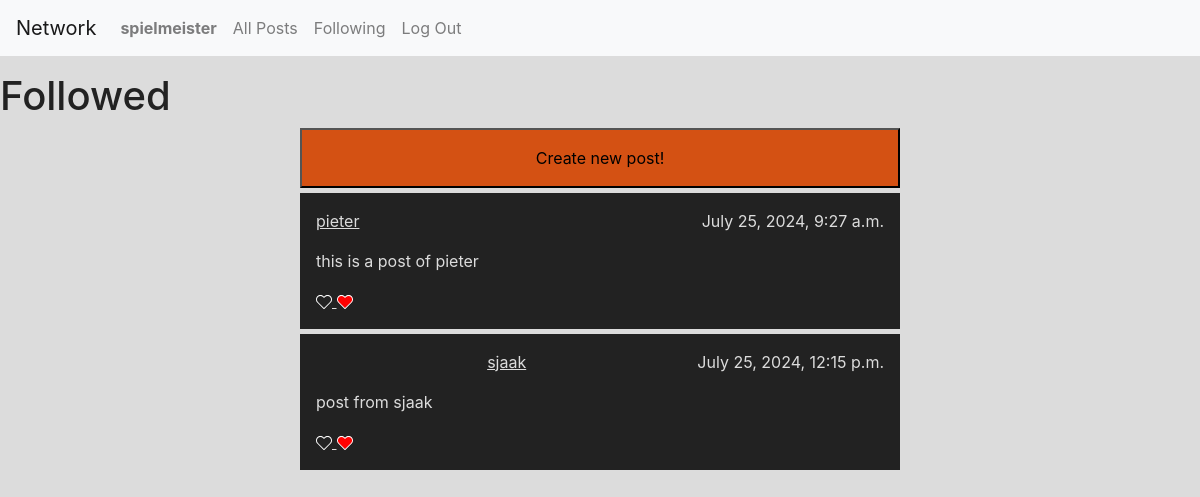
Page /followed (signed in) on the committed database.
### network/models.py (models this page shows)
class User(AbstractUser):
    pass

class Post(models.Model):
    user = models.ForeignKey(User, on_delete=models.CASCADE)
    content = models.CharField(max_length=9999)
    timestamp = models.DateTimeField(default=timezone.now())

### network/views.py (the view)
# urls.py: path("followed", views.followed, name="followed"),
def followed(request):
    if request.user.is_authenticated:
        follow_list = Follow.objects.filter(follower=request.user)
        users = []
        for user in follow_list:
            users.append(user.followed)
        posts = Post.objects.filter(user__in=users)
        return render(request, 'network/index.html',{
            "posts":posts,
            "title": "Followed"
        })
    return HttpResponseRedirect(reverse("login"))

### network/templates/network/index.html (shortened to what this page needs)
{% extends "network/layout.html" %}
{% load static %}
{% block body %}
<h1>{{ title }}</h1>
<div id="post-list">
    {% if user.is_authenticated %}
    <button class="modal-show-button">Create new post!</button>
    {% endif %}
    {% for post in posts %}
    <div class="post">
        <div class="post-top">
            <p class="post-user"><a href="{% url 'profile' post.user.id%}">{{ post.user }}</a></p>
            <p class="post-timestamp">{{ post.timestamp }}</p>
        </div>
        <div class="post-body">
            <p>{{ post.content }}</p>
        </div>
        <div class="post-bottom">
            <a href="{% url 'like' post.id %}">
        </div>
    </div>
    {% endfor %}
</div>
{% endblock %}

### network/templates/network/layout.html (shortened to what this page needs)
{% load static %}
<!DOCTYPE html>
<html lang="en">
<head>
    <link rel="stylesheet" href="https://stackpath.bootstrapcdn.com/bootstrap/4.4.1/css/bootstrap.min.css"
>
    <link href="{% static 'network/styles/styles.css' %}" rel="stylesheet">
</head>
<body>
    <nav class="navbar navbar-expand-lg navbar-light bg-light">
        <a class="navbar-brand" href="#">Network</a>
        <div>
            <ul class="navbar-nav mr-auto">
                {% if user.is_authenticated %}
                <li class="nav-item">
                    <a class="nav-link" href="#"><strong>{{ user.username }}</strong></a>
                </li>
                {% endif %}
                <li class="nav-item">
                    <a class="nav-link" href="{% url 'index' %}">All Posts</a>
                </li>
                {% if user.is_authenticated %}
                <li class="nav-item">
                    <a class="nav-link" href="{% url 'followed' %}">Following</a>
                </li>
                <li class="nav-item">
                    <a class="nav-link" href="{% url 'logout' %}">Log Out</a>
                </li>
                {% endif %}
            </ul>
        </div>
    </nav>
    <div class="body">
        {% block body %}
        {% endblock %}
    </div>
</body>
</html>

### network/static/network/styles/styles.css (style rules this page uses)
nav { margin-bottom: 1em; }
body { background-color: #dcdcdc; color: #222222; }
#post-list { width: 100vw; display: flex; flex-direction: column; align-items: center; }
#post-list .modal-show-button { background-color: #d45113; color: black; width: 50vw; padding: 1em; margin-bottom: 0.3em; }
#post-list .post { width: 50vw; background-color: #222222; color: #dcdcdc; padding: 1em; margin-bottom: 0.3em; }
#post-list .post a { color: #dcdcdc; text-decoration: underline; }
#post-list .post .post-top { display: flex; flex-direction: row; justify-content: space-between; }
#post-list .post .post-bottom { display: flex; flex-direction: row; }
#post-list .post .post-bottom svg { width: 1em; height: 1em; }

### rows in the picture
User: username "spielmeister"
Post: user "pieter", timestamp "July 25, 2024, 9:27 a.m.", content "this is a post of pieter"
Post: user "sjaak", timestamp "July 25, 2024, 12:15 p.m.", content "post from sjaak"

### other values in the picture
{{ title }} "Followed"
